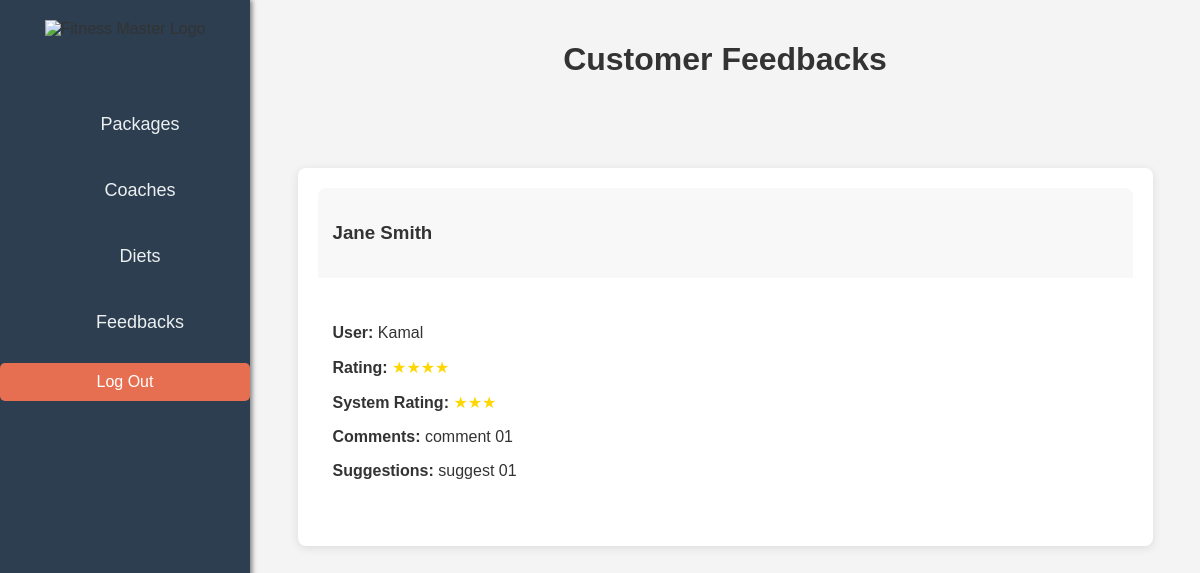
Page /feedback.php on the committed database.
### tables this page shows
CREATE TABLE `feedbacks` (
  `feedback_id` int(11) NOT NULL,
  `user_id` int(11) NOT NULL,
  `coach_id` int(11) NOT NULL,
  `rating` int(1) NOT NULL CHECK (`rating` >= 1 and `rating` <= 5),
  `system_rating` int(1) NOT NULL CHECK (`system_rating` >= 1 and `system_rating` <= 5),
  `comments` text DEFAULT NULL,
  `improvement_suggestions` text DEFAULT NULL,
  `created_at` timestamp NOT NULL DEFAULT current_timestamp(),
  `updated_at` timestamp NOT NULL DEFAULT current_timestamp() ON UPDATE current_timestamp()
);

CREATE TABLE `coaches` (
  `coach_id` int(11) NOT NULL,
  `name` varchar(100) NOT NULL,
  `email` varchar(100) NOT NULL,
  `specialization` varchar(100) NOT NULL,
  `experience_years` int(11) NOT NULL,
  `bio` text DEFAULT NULL,
  `phone_number` varchar(20) DEFAULT NULL,
  `availability` varchar(100) DEFAULT NULL,
  `created_at` timestamp NOT NULL DEFAULT current_timestamp(),
  `updated_at` timestamp NOT NULL DEFAULT current_timestamp() ON UPDATE current_timestamp()
);

CREATE TABLE `users` (
  `id` int(11) NOT NULL,
  `name` varchar(100) NOT NULL,
  `email` varchar(100) NOT NULL,
  `gender` enum('Male','Female','Other') NOT NULL,
  `password` varchar(255) NOT NULL,
  `phone_number` varchar(20) DEFAULT NULL,
  `type` tinyint(1) NOT NULL DEFAULT 0,
  `created_at` timestamp NOT NULL DEFAULT current_timestamp(),
  `updated_at` timestamp NOT NULL DEFAULT current_timestamp() ON UPDATE current_timestamp()
);

### feedback.php (the view, shortened to what this page needs)
<?php
include('sidebar.php');
$sql = "SELECT f.*, u.name AS user_name, c.name AS coach_name
        FROM feedbacks f
        JOIN users u ON f.user_id = u.id
        JOIN coaches c ON f.coach_id = c.coach_id";
$result = $con->query($sql);
$feedbacks = [];
if ($result->num_rows > 0) {
    while ($row = $result->fetch_assoc()) {
        $feedbacks[] = $row;
    }
}
?>
<!DOCTYPE html>
<html lang="en">
<head>
    <link rel="stylesheet" href="styles/feedbacks.css">
</head>
<body>
    <h1>Customer Feedbacks</h1>
    <div class="container">
        <div class="feedback-card-container">
            <?php foreach ($feedbacks as $feedback) { ?>
                <div class="feedback-card">
                    <div class="card-header">
                        <h3><?php echo htmlspecialchars($feedback['coach_name']); ?></h3>
                    </div>
                    <div class="card-body">
                        <p><strong>User:</strong> <?php echo htmlspecialchars($feedback['user_name']); ?></p>
                        <p><strong>Rating:</strong> <span class="star-rating"><?php echo str_repeat("★", $feedback['rating']); ?></span></p>
                        <p><strong>System Rating:</strong> <span class="star-rating"><?php echo str_repeat("★", $feedback['system_rating']); ?></span></p>
                        <p><strong>Comments:</strong> <?php echo htmlspecialchars($feedback['comments']); ?></p>
                        <p><strong>Suggestions:</strong> <?php echo htmlspecialchars($feedback['improvement_suggestions']); ?></p>
                    </div>
                </div>
            <?php } ?>
        </div>
    </div>
</body>
</html>

### styles/sidebar.css (style rules this page uses)
body { margin: 0; padding: 0; font-family: Arial, sans-serif; }

### styles/feedbacks.css (style rules this page uses)
body { font-family: "Arial", sans-serif; background-color: #f4f4f4; color: #333; display: flex; flex-direction: column; min-height: 100vh; }
.container { max-width: 1200px; margin: auto; padding: 20px; flex: 1; }
h1 { text-align: center; margin-bottom: 30px; color: #2c3e50; }
.feedback-card-container { margin-top: 20px; }
.feedback-card { background-color: #fff; border-radius: 10px; box-shadow: 0 4px 8px rgba(0, 0, 0, 0.1); padding: 20px; margin-bottom: 20px; flex: 1 1 calc(33.333% - 20px); box-sizing: border-box; transition: transform 0.2s; min-width: 300px; }
.card-header { margin-bottom: 15px; }
.card-body { margin-bottom: 15px; }
.star-rating { color: gold; }

### sidebar.php (style rules this page uses)
body { margin: 0; padding: 0; font-family: 'Arial', sans-serif; background-color: #f4f4f4; }

### feedback.php (style rules this page uses)
body { font-family: Arial, sans-serif; background-color: #f4f4f4; margin-left: 250px; }
h1 { text-align: center; padding: 20px; color: #333; }
.container { width: 90%; margin: auto; }
.feedback-card-container { display: flex; flex-wrap: wrap; gap: 15px; justify-content: space-between; }
.feedback-card { background-color: white; border-radius: 8px; box-shadow: 0 2px 10px rgba(0, 0, 0, 0.1); width: 300px; transition: transform 0.2s; }
.card-header { background-color: #f8f8f8; padding: 15px; border-top-left-radius: 8px; border-top-right-radius: 8px; }
.card-body { padding: 15px; }

### rows in the picture
feedbacks: coach.name "Jane Smith", user.name "Kamal", rating "★★★★", system_rating "★★★", comments "comment 01", improvement_suggestions "suggest 01"
